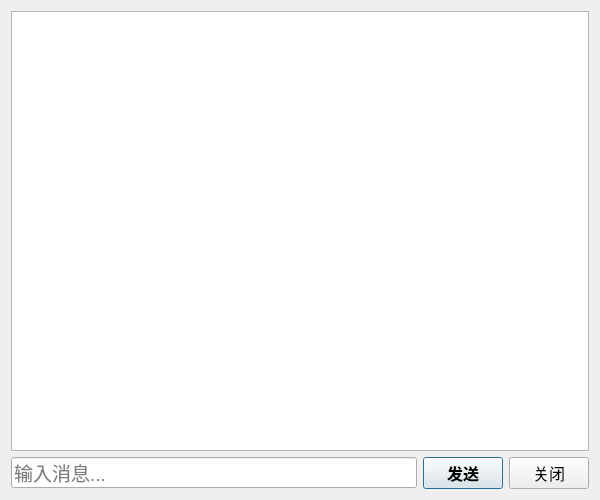
<?xml version="1.0" encoding="UTF-8"?>
<ui version="4.0">
 <class>DoctorDialog</class>
 <widget class="QDialog" name="DoctorDialog">
  <property name="geometry">
   <rect>
    <x>0</x>
    <y>0</y>
    <width>600</width>
    <height>500</height>
   </rect>
  </property>
  <property name="windowTitle">
   <string>名医对话</string>
  </property>
  <layout class="QVBoxLayout" name="verticalLayout">
   <item>
    <widget class="QTextBrowser" name="textBrowser">
     <property name="font">
      <font>
       <pointsize>14</pointsize>
      </font>
     </property>
    </widget>
   </item>
   <item>
    <layout class="QHBoxLayout" name="horizontalLayout">
     <item>
      <widget class="QLineEdit" name="lineEdit">
       <property name="font">
        <font>
         <pointsize>14</pointsize>
        </font>
       </property>
       <property name="placeholderText">
        <string>输入消息...</string>
       </property>
      </widget>
     </item>
     <item>
      <widget class="QPushButton" name="sendBtn">
       <property name="font">
        <font>
         <pointsize>12</pointsize>
         <bold>true</bold>
        </font>
       </property>
       <property name="text">
        <string>发送</string>
       </property>
      </widget>
     </item>
     <item>
      <widget class="QPushButton" name="closeBtn">
       <property name="font">
        <font>
         <pointsize>12</pointsize>
        </font>
       </property>
       <property name="text">
        <string>关闭</string>
       </property>
      </widget>
     </item>
    </layout>
   </item>
  </layout>
 </widget>
 <layoutdefault spacing="6" margin="11"/>
 <resources/>
 <connections/>
</ui>
